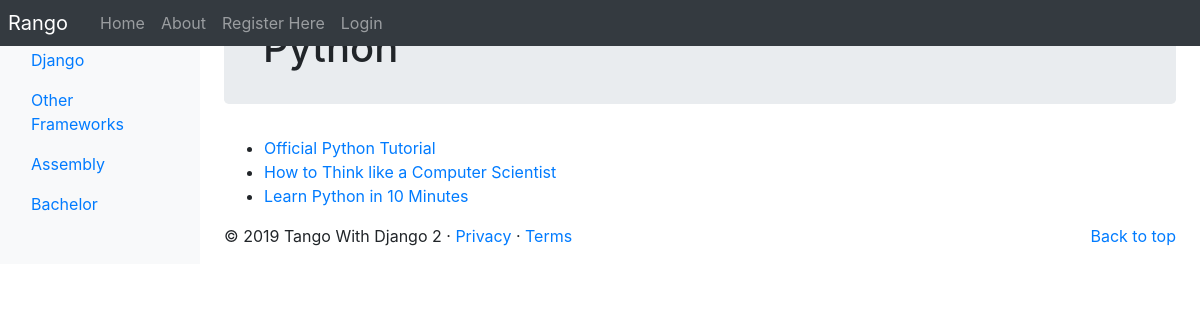
/rango/category/python/, run on the app's committed database.
### rango/models.py (models this page shows, shortened)
class Category(models.Model):
    name = models.CharField(max_length=128, unique=True)
    views = models.IntegerField(default=0)
    likes = models.IntegerField(default=0)
    slug = models.SlugField(unique=True,default='SOME_THING')
    class Meta:
        verbose_name_plural = 'Categories'

class Page(models.Model):
    category = models.ForeignKey(Category, on_delete=models.CASCADE)
    title = models.CharField(max_length=128)
    url = models.URLField()
    views = models.IntegerField(default=0)

### rango/views.py (the view)
# urls.py: path('category/<slug:category_name_slug>/', views.show_category,name='show_category'),
def show_category(request,category_name_slug):
    context_dict = {}
    try:
        category = Category.objects.get(slug=category_name_slug)
        pages = Page.objects.filter(category=category)
        context_dict['pages'] = pages
        context_dict['category'] = category
    except Category.DoesNotExist:
        context_dict['category'] =None
        context_dict['pages'] = None
    return render(request,'rango/category.html', context_dict)

### rango/templatetags/rango_template_tags.py (called while the page is built)
@register.inclusion_tag('rango/categories.html')
def get_category_list(current_category=None):
    return {'categories': Category.objects.all(),
            'current_category':current_category}

### templates/rango/category.html (shortened to what this page needs)
{% extends 'rango/base.html' %}
{% load staticfiles %}
{% block body_block %}
    {% if category %}
    <div class="jumbotron p-4">
            <div class="container">
                <h1 class="jumotron-heading">{{ category.name }}</h1>
            </div>
        </div>
        {% if pages %}
            <ul>
            {% for page in pages %}
            <li><a href="{{ page.url }}">{{ page.title }}</a></li>
            {% endfor %}
            </ul>
        {% else %}
            <strong>No pages currently in category.</strong>
        {% endif %}
    {% else %}
        The specified category dose not exist!
    {% endif %}
{% endblock %}

### templates/rango/categories.html (shortened to what this page needs)
<ul class="nav flex-column">
        {% if categories %}
            {% for c in categories %}
                {% if c == current_category %}
                <li class="nav-item"><a class="nav-link active" href="{% url 'rango:show_category' c.slug %}">{{ c.name }}</a></li>
                {% else %}
                <li class="nav-item"><a class="nav-link" href="{% url 'rango:show_category' c.slug %}">{{ c.name }}</a></li>
                {% endif %}
            {% endfor %}
        {% else %}
            <li class="nav-item">There are no categories present.</li>
        {% endif %}
    </ul>

### data on the page
Category: name "Django"
Category: name "Other Frameworks"
Category: name "Assembly"
Category: name "Bachelor"
Category: name "Python"
Page: title "Official Python Tutorial"
Page: title "How to Think like a Computer Scientist"
Page: title "Learn Python in 10 Minutes"
